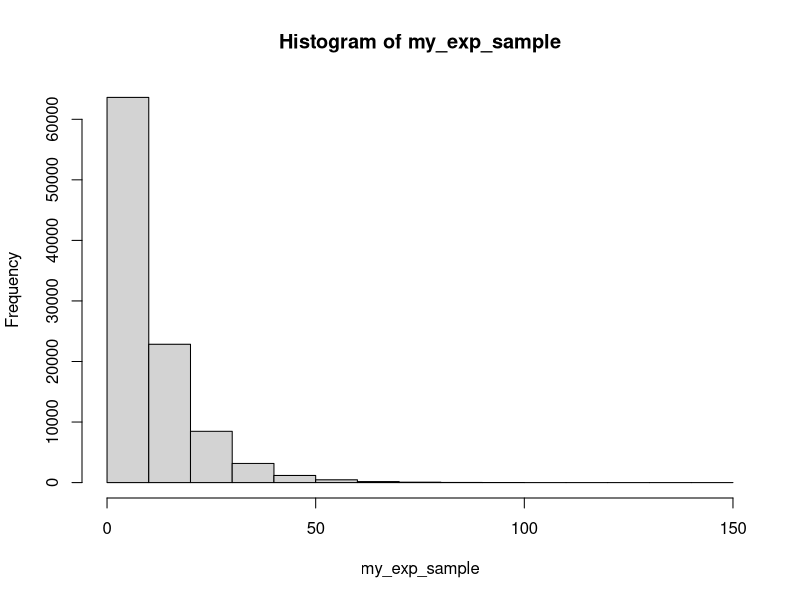
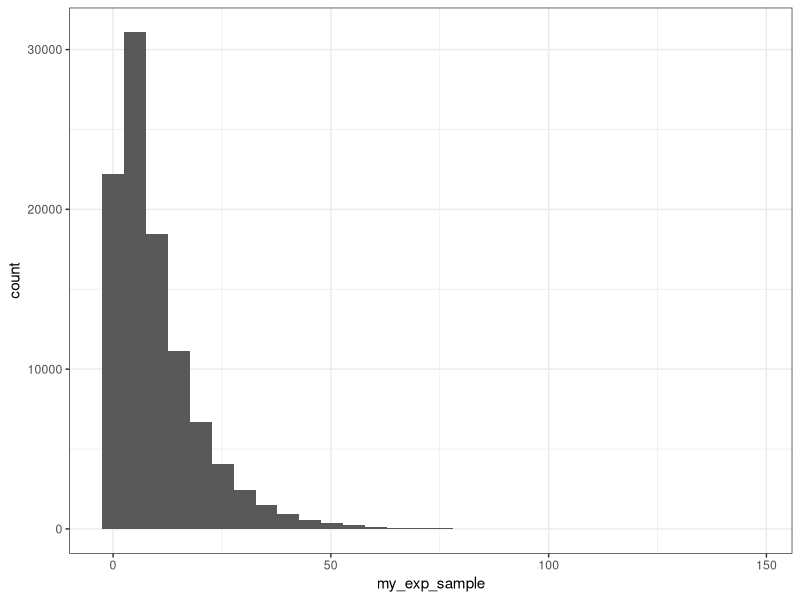
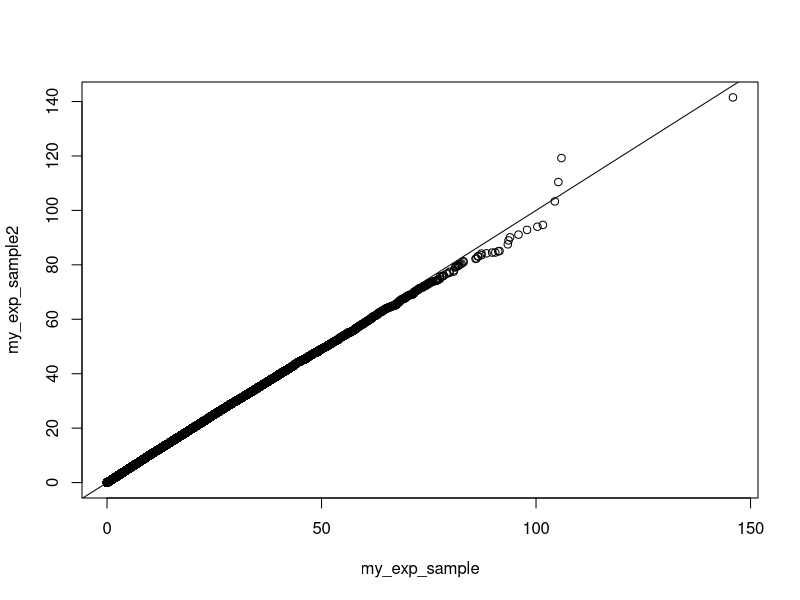
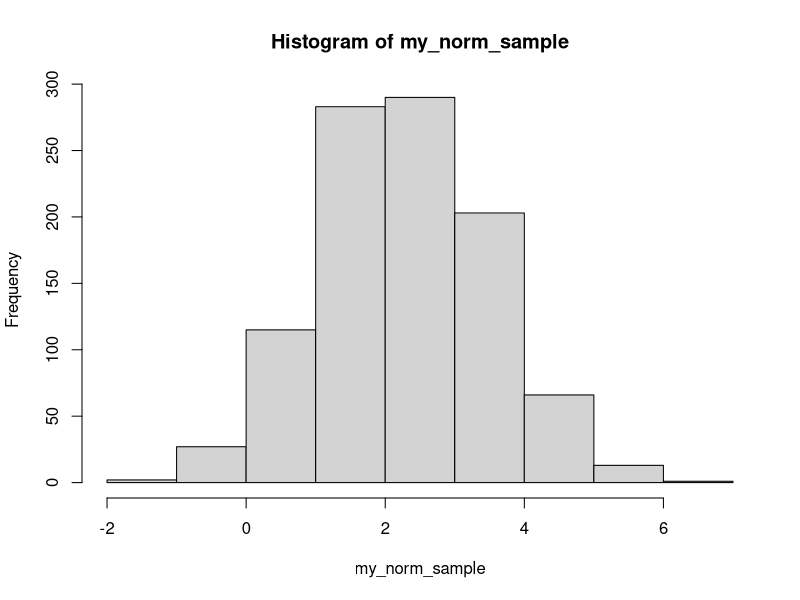
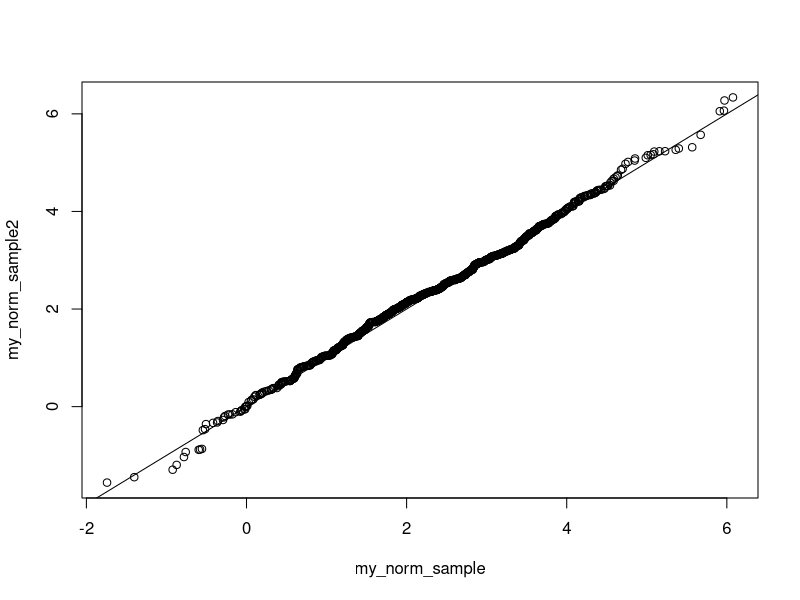

Recreate these plots in R, in order.
## ---- chunk 1
add_two_numbers <- function(number1, number2){
  return(number1 + number2)
}

add_two_numbers(number1 = 2, number2 = 9)

# We can call function without argument names but it is not good practice e.g.
add_two_numbers(2, 9)
## ---- chunk 2
set.seed(345454)
## ---- chunk 3
qexp(0.6, rate = 0.1)
## ---- chunk 4
rexp_isi_buds <- function(num_draws, rate = 1){
  runif_draws <- runif(num_draws) # Random draws from uniform distirbution
  return(qexp(runif_draws, rate = rate)) # Plug draws into cdf
}

my_exp_sample <- rexp_isi_buds(100000, rate = 0.1)
## ---- chunk 5
# base R plot for reference
hist(my_exp_sample) 

# ggplot
library(tidyverse)

data.frame("my_exp_sample" = my_exp_sample) %>% # Need data frame for ggplot()
  ggplot(aes(x = my_exp_sample)) +
  geom_histogram() + 
  theme_bw()# Try changing the number of bins by setting bins = 10
## ---- chunk 6
my_exp_sample2 <- rexp(100000, 0.1)

qqplot(my_exp_sample, my_exp_sample2)
abline(0,1)
## ---- chunk 7
# Parentheses tell R to print the value being stored
(emp_exp_mean <- mean(my_exp_sample)) 
(theor_exp_mean <- 1/0.1)

(emp_exp_sd <- sd(my_exp_sample))
(theor_exp_sd <- sqrt(1/0.1^2))
## ---- chunk 8
rnorm_isi_buds <- function(num_draws, mean = 0, sd = 1){
  runif_draws <- runif(num_draws)
  return(qnorm(runif_draws, mean = mean, sd = sd))
}

my_norm_sample <- rnorm_isi_buds(1000, mean = 2.3, sd = 1.2)

hist(my_norm_sample)
## ---- chunk 9
my_norm_sample2 <- rnorm(1000, mean = 2.3 , sd = 1.2)

qqplot(my_norm_sample, my_norm_sample2)
abline(0,1)
## ---- chunk 10
(emp_norm_mean <- mean(my_norm_sample))
(theor_norm_mean <- 2.3)

(emp_norm_sd <- sd(my_norm_sample))
(theor_sd <- 1.2)
## ---- chunk 11
rbernoulli <- function(success_prob){
  return_value <- 0
  
  if (runif(1) < success_prob){
    return_value <- 1 # else statement is not necessary, because we set return_value to 0 from the start
  }
  
  return(return_value)
}
## ---- chunk 12
num_sim <- 1000
my_coins <- numeric(num_sim)
my_prob <- 0.24

for (i in 1:num_sim){
  my_coins[i] <- rbernoulli(my_prob)
}

mean(my_coins)
## ---- chunk 13
rbernoulli_for_loop <- function(num_draws, success_prob){
  return_vector <- numeric(num_draws) # Creates a double-precision vector of the specified length with each element equal to 0.
  
  my_unif <- runif(num_draws)
  
  for (i in 1:num_draws) {
    if (my_unif[i] < success_prob) {
      return_vector[i] <- 1
    }
  }
  
  return(return_vector)
}
## ---- chunk 14
rbernoulli_no_for_loop <- function(num_draws, success_prob){
  
  my_unif <- runif(num_draws)
  
  return_vector <- ifelse(my_unif < success_prob, yes = 1, no = 0)
  
  return(return_vector)
}
## ---- chunk 15
test_coins1 <- rbernoulli_for_loop(10000, 0.44)
test_coins2 <- rbernoulli_no_for_loop(10000, 0.44)

mean(test_coins1)
mean(test_coins2)
## ---- chunk 16
rdiscr3 <- function(p1, p2, p3){
  if (abs(1 - p1 - p2 - p3) > 10^-7) { # 10^-7 used to approximate 0
    stop("probabilities must add to 1")
  }
  
  return_value <- 3
  
  my_unif <- runif(1)
  
  if (my_unif < p1) {
    return_value <- 1
  } else if (my_unif < p1 + p2) {
    return_value <- 2
  }
  
  return(return_value)
}
## ---- chunk 17
test_vector <- numeric(num_sim)

for (i in 1:num_sim) {
  test_vector[i] <- rdiscr3(0.1, 0.2, 0.7)
}

# Calculate empirical proportions
sum(ifelse(test_vector == 1, yes = 1, no = 0)) / num_sim
sum(ifelse(test_vector == 2, yes = 1, no = 0)) / num_sim
sum(ifelse(test_vector == 3, yes = 1, no = 0)) / num_sim
